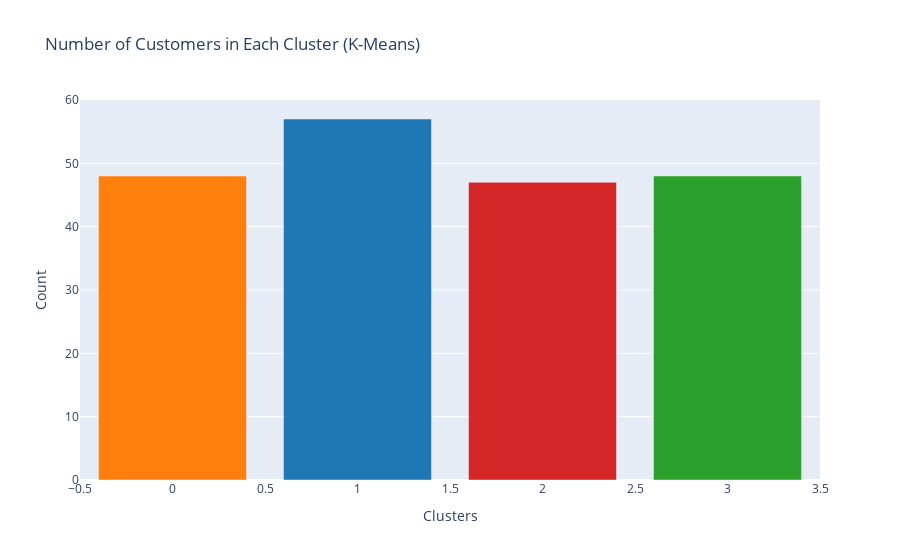

Notebook source saved alongside this figure:
### Markdown cell above
#### Interpretation based on Age and Spending Score- x1

### Code cell
import plotly.express as px

custom_colors = ['#1f77b4', '#ff7f0e', '#2ca02c', '#d62728', '#9467bd', '#8c564b', '#e377c2', '#7f7f7f', '#bcbd22', '#17becf']
cluster_counts = X['Kmeans'].value_counts().reset_index()
cluster_counts.columns = ['Cluster', 'Count']

fig = px.bar(cluster_counts, x='Cluster', y='Count', title="Number of Customers in Each Cluster (K-Means)")
fig.update_layout(xaxis_title="Clusters", yaxis_title="Count")

fig.update_traces(marker=dict(color=custom_colors))

fig.show()

### Figure 1 — Plotly figure (JSON) as saved in the notebook; plotly's stock layout.template omitted (floating-point values rounded to 4 significant figures)
{"data": [{"alignmentgroup": "True", "hovertemplate": "Cluster=%{x}<br>Count=%{y}<extra></extra>", "legendgroup": "", "marker": {"color": ["#1f77b4", "#ff7f0e", "#2ca02c", "#d62728", "#9467bd", "#8c564b", "#e377c2", "#7f7f7f", "#bcbd22", "#17becf"], "pattern": {"shape": ""}}, "name": "", "offsetgroup": "", "orientation": "v", "showlegend": false, "textposition": "auto", "type": "bar", "x": [1, 0, 3, 2], "xaxis": "x", "y": [57, 48, 48, 47], "yaxis": "y"}], "layout": {"barmode": "relative", "legend": {"tracegroupgap": 0}, "title": {"text": "Number of Customers in Each Cluster (K-Means)"}, "xaxis": {"anchor": "y", "domain": [0, 1], "title": {"text": "Clusters"}}, "yaxis": {"anchor": "x", "domain": [0, 1], "title": {"text": "Count"}}}}
